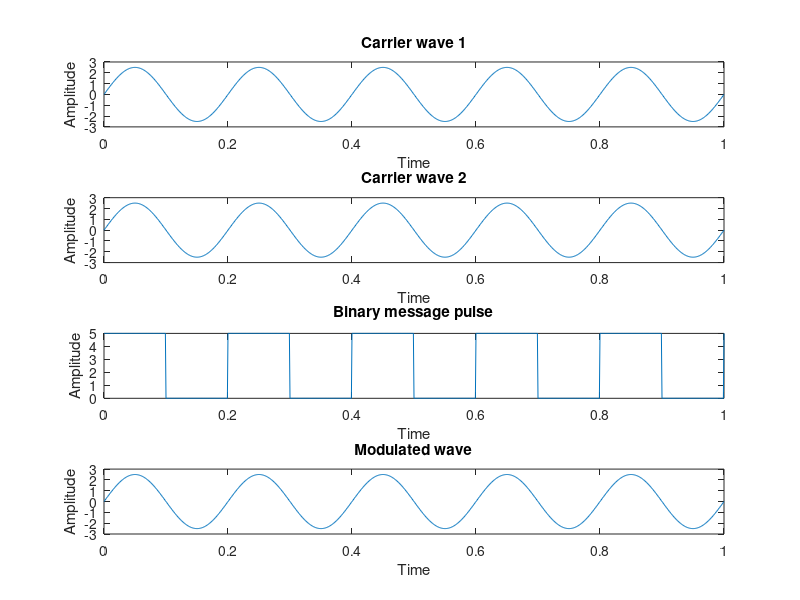

Source code (MATLAB):
fc1 = input('Enter the freq of 1st sine wave carrier:');
fc2 = input('Enter the freq of 2nd  sine wave carrier:');
fp = input('Enter the freq of periodic Binary Pulse(Message):');
amp = input('Enter the amplitude (both carrier and binary pulse message):');
amp = amp / 2;
t = 0:0.001:1;
c1 = amp * sin(2 * pi * fc1 * t);
c2 = amp * sin(2 * pi * fc2 * t);
subplot(4, 1, 1);
plot(t, c1);
xlabel('Time');
ylabel('Amplitude');
title('Carrier wave 1');

subplot(4, 1, 2);
plot(t, c2);
xlabel('Time');
ylabel('Amplitude');
title('Carrier wave 2');

m = amp * square(2 * pi * fp * t) + amp;
subplot(4, 1, 3);
plot(t, m);
xlabel('Time');
ylabel('Amplitude');
title('Binary message pulse');

for i = 0:1000

    if m(i + 1) == 0
        mm(i + 1) = c2(i + 1);
    else
        mm(i + 1) = c1(i + 1);
    end

end

subplot(4, 1, 4);
plot(t, mm);
xlabel('Time');
ylabel('Amplitude');
title('Modulated wave');
